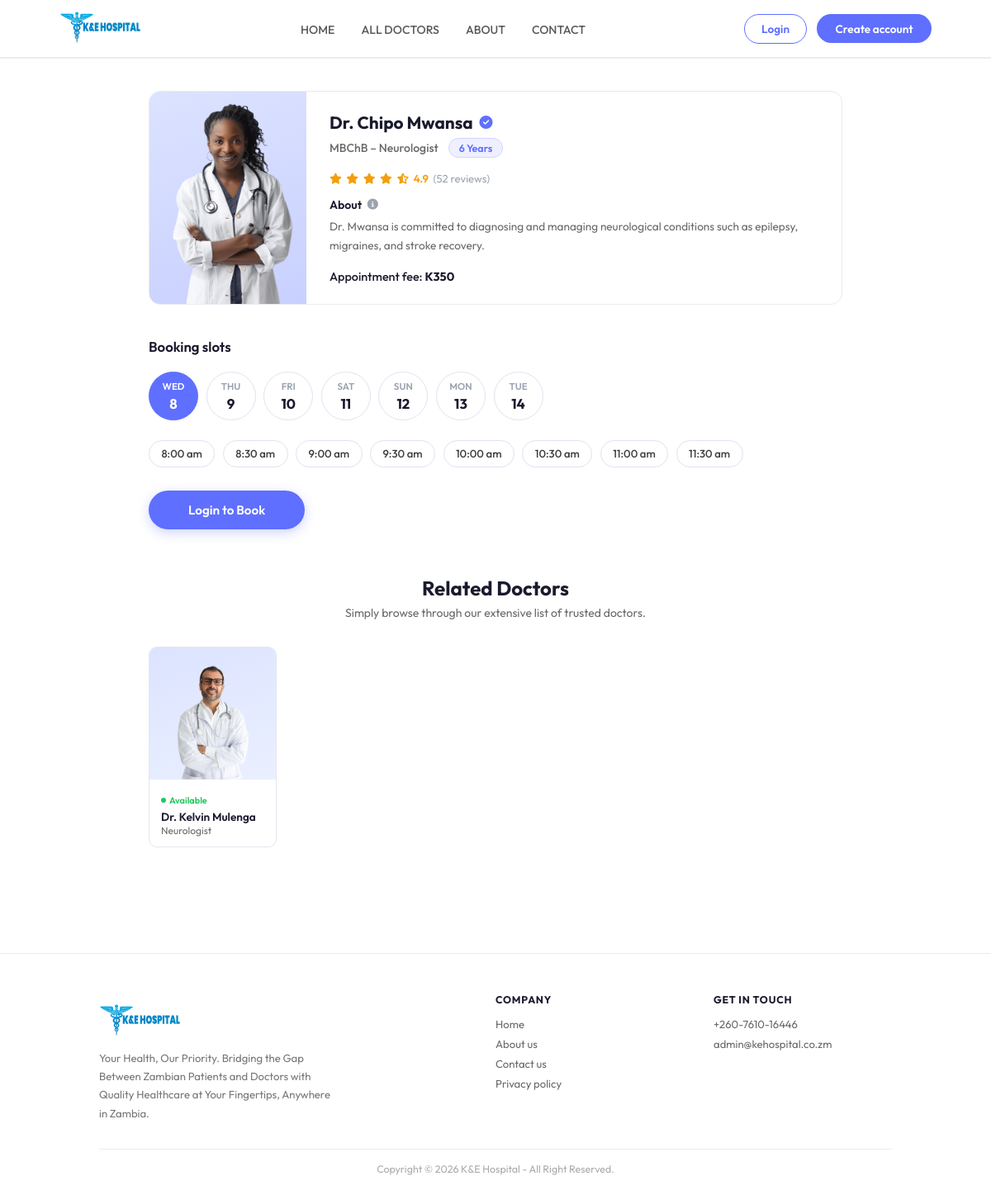
The page /frontend/appointment.php?doctor=doc5 on the database its author committed.
### tables this page shows
CREATE TABLE doctors (
    doctor_id VARCHAR(50) PRIMARY KEY,
    name VARCHAR(100) NOT NULL,
    email VARCHAR(100) UNIQUE,
    password VARCHAR(255),  
    profile_image VARCHAR(255) DEFAULT '/frontend/assets/upload_area.png',  
    image_path VARCHAR(255),  
    speciality VARCHAR(100) NOT NULL,
    degree VARCHAR(50) NOT NULL,
    experience VARCHAR(50) NOT NULL,
    about TEXT,
    fees DECIMAL(10, 2) NOT NULL,
    address_line1 VARCHAR(255),
    address_line2 VARCHAR(255),
    consultation_duration INT DEFAULT 30,  
    is_available BOOLEAN DEFAULT TRUE,
    rating DECIMAL(3,2) DEFAULT 0,  
    total_reviews INT DEFAULT 0,
    created_at TIMESTAMP DEFAULT CURRENT_TIMESTAMP,
    updated_at TIMESTAMP DEFAULT CURRENT_TIMESTAMP ON UPDATE CURRENT_TIMESTAMP,
    INDEX idx_speciality (speciality),
    INDEX idx_is_available (is_available),
    INDEX idx_rating (rating)
);

### frontend/appointment.php (the view, shortened to what this page needs)
<?php
$host     = 'localhost';
$dbname   = 'ke_hospital';
$username = 'root';
$password = '';
$is_logged_in  = isset($_SESSION['user_id']);
$doctor_id = isset($_GET['doctor']) ? trim($_GET['doctor']) : '';
$doctor          = array();
$related_doctors = array();
$booked_slots    = array();
$days = array();
for ($i = 0; $i < 7; $i++) {
    $ts      = strtotime('+' . $i . ' days');
    $days[]  = array(
        'ts'    => $ts,
        'day'   => strtoupper(date('D', $ts)),
        'num'   => date('j', $ts),
        'date'  => date('Y-m-d', $ts),
    );
}
$time_slots = array(
    '08:00' => '8:00 am',
    '08:30' => '8:30 am',
    '09:00' => '9:00 am',
    '09:30' => '9:30 am',
    '10:00' => '10:00 am',
    '10:30' => '10:30 am',
    '11:00' => '11:00 am',
    '11:30' => '11:30 am',
);
$selected_date = isset($_POST['selected_date']) ? $_POST['selected_date'] : $days[0]['date'];
$selected_time = isset($_POST['selected_time']) ? $_POST['selected_time'] : '';
try {
    $pdo = new PDO("mysql:host=$host;dbname=$dbname;charset=utf8", $username, $password);
    $pdo->setAttribute(PDO::ATTR_ERRMODE, PDO::ERRMODE_EXCEPTION);
    $pdo->setAttribute(PDO::ATTR_DEFAULT_FETCH_MODE, PDO::FETCH_ASSOC);
    $stmt = $pdo->prepare("SELECT * FROM doctors WHERE doctor_id = ?");
    $stmt->execute(array($doctor_id));
    $doctor = $stmt->fetch();
    $stmt3 = $pdo->prepare("
        SELECT doctor_id, name, speciality, profile_image, is_available
        FROM doctors
        WHERE speciality = ? AND doctor_id != ?
        ORDER BY rating DESC
        LIMIT 5
    ");
    $stmt3->execute(array($doctor['speciality'], $doctor_id));
    $related_doctors = $stmt3->fetchAll();
} catch (PDOException $e) {
    $error_message = 'Database error: ' . $e->getMessage();
    if (empty($doctor)) {
        $doctor = array(
            'doctor_id'    => $doctor_id,
            'name'         => 'Dr. Mwila Banda',
            'profile_image'=> 'assets/doc1.png',
            'speciality'   => 'General Physician',
            'degree'       => 'MBChB',
            'experience'   => '5 Years',
            'about'        => 'Dr. Banda provides comprehensive medical care, focusing on preventive health, chronic disease management, and family medicine.',
            'fees'         => 250,
            'address_line1'=> 'K&E-Hospital',
            'address_line2'=> 'Great East Road, Lusaka',
            'rating'       => 4.5,
            'total_reviews'=> 28,
            'is_available' => 1,
        );
    }
}
$doc_img = isset($doctor['profile_image']) ? $doctor['profile_image'] : '';
if (strpos($doc_img, '/') === 0) $doc_img = ltrim($doc_img, '/');
?>
<!DOCTYPE html>
<html lang="en">
<head>
<link rel="stylesheet" href="https://cdnjs.cloudflare.com/ajax/libs/font-awesome/6.5.0/css/all.min.css">
</head>
<body>
<?php require_once 'navbar.php'; ?>
<div class="page-wrap">
    <div class="doctor-card">
        <div class="doc-photo-col">
            <?php if ($doc_img): ?>
                <img
                    src="<?php echo htmlspecialchars($doc_img); ?>"
                    alt="<?php echo htmlspecialchars(isset($doctor['name']) ? $doctor['name'] : ''); ?>"
                    onerror="this.style.display='none';this.nextElementSibling.style.display='flex';">
            <?php else: ?>
                <div class="doc-photo-fallback"><i class="fas fa-user-doctor"></i></div>
            <?php endif; ?>
        </div>
        <div class="doc-info-col">
            <div class="doc-name-row">
                <span class="doc-name"><?php echo htmlspecialchars(isset($doctor['name']) ? $doctor['name'] : ''); ?></span>
                <i class="fas fa-circle-check verified-icon"></i>
            </div>
            <div class="doc-meta-row">
                <span class="doc-degree-spec">
                    <?php echo htmlspecialchars(isset($doctor['degree']) ? $doctor['degree'] : ''); ?>
                    &ndash;
                    <?php echo htmlspecialchars(isset($doctor['speciality']) ? $doctor['speciality'] : ''); ?>
                </span>
                <span class="exp-badge"><?php echo htmlspecialchars(isset($doctor['experience']) ? $doctor['experience'] : ''); ?></span>
            </div>
            <?php if (!empty($doctor['rating']) && $doctor['rating'] > 0): ?>
            <div class="rating-row">
                <?php for ($s = 1; $s <= 5; $s++): ?>
                    <?php if ($s <= floor($doctor['rating'])): ?>
                        <i class="fas fa-star"></i>
                    <?php elseif ($s - $doctor['rating'] < 1): ?>
                        <i class="fas fa-star-half-alt"></i>
                    <?php else: ?>
                        <i class="far fa-star"></i>
                    <?php endif; ?>
                <?php endfor; ?>
                <?php echo number_format($doctor['rating'], 1); ?>
                <span>(<?php echo intval($doctor['total_reviews']); ?> reviews)</span>
            </div>
            <?php endif; ?>
            <div class="about-label" style="margin-top:0.9rem;">
                About <i class="fas fa-circle-info"></i>
            </div>
            <p class="about-text"><?php echo htmlspecialchars(isset($doctor['about']) ? $doctor['about'] : ''); ?></p>
            <div class="fee-row">
                Appointment fee: <strong>K<?php echo number_format(isset($doctor['fees']) ? $doctor['fees'] : 0); ?></strong>
            </div>
        </div>
    </div>
    <div class="booking-section">
        <h2 class="booking-title">Booking slots</h2>
        <form method="POST" action="" id="bookingForm">
            <div class="day-picker">
                <?php foreach ($days as $day): ?>
                <button
                    type="button"
                    class="day-btn <?php echo $day['date'] === $selected_date ? 'active' : ''; ?>"
                    onclick="selectDay('<?php echo $day['date']; ?>', this)"
                >
                    <span class="day-abbr"><?php echo $day['day']; ?></span>
                    <span class="day-num"><?php echo $day['num']; ?></span>
                </button>
                <?php endforeach; ?>
            </div>
            <div class="time-picker" id="timePicker">
                <?php foreach ($time_slots as $val => $label):
                    $is_booked   = isset($booked_slots[$val]);
                    $cls = 'time-btn';
                ?>
                <button
                    type="button"
                    class="<?php echo $cls; ?>"
                    <?php echo $is_booked ? 'disabled title="Already booked"' : ''; ?>
                    onclick="selectTime('<?php echo $val; ?>', this)"
                >
                    <?php echo $label; ?>
                </button>
                <?php endforeach; ?>
            </div>
            <?php if ($is_logged_in): ?>
                <button type="submit" name="book_appointment" class="btn-book" id="bookBtn"
                        <?php echo empty($selected_time) ? 'disabled' : ''; ?>>
                    Book an appointment
                </button>
            <?php else: ?>
                <a href="login.php?redirect=<?php echo urlencode('appointment.php?doctor=' . $doctor_id); ?>" class="btn-book" style="display:inline-flex;">
                    Login to Book
                </a>
            <?php endif; ?>
        </form>
    </div>
    <?php if (!empty($related_doctors)): ?>
    <div class="related-section">
        <div class="related-header">
            <h2>Related Doctors</h2>
            <p>Simply browse through our extensive list of trusted doctors.</p>
        </div>
        <div class="related-grid">
            <?php foreach ($related_doctors as $rel):
                $rel_img = isset($rel['profile_image']) ? ltrim($rel['profile_image'], '/') : '';
                $rel_fallback = 'https://placehold.co/200x200/dce3ff/5f6fff?text=Dr';
            ?>
            <a href="appointment.php?doctor=<?php echo urlencode($rel['doctor_id']); ?>" class="rel-card">
                <div class="rel-img-wrap">
                    <?php if ($rel_img): ?>
                        <img
                            src="<?php echo htmlspecialchars($rel_img); ?>"
                            alt="<?php echo htmlspecialchars($rel['name']); ?>"
                            onerror="this.src='<?php echo $rel_fallback; ?>'">
                    <?php else: ?>
                        <div class="rel-img-fallback"><i class="fas fa-user-doctor"></i></div>
                    <?php endif; ?>
                </div>
                <div class="rel-body">
                    <?php if ($rel['is_available']): ?>
                    <div class="rel-avail">Available</div>
                    <?php endif; ?>
                    <div class="rel-name"><?php echo htmlspecialchars($rel['name']); ?></div>
                    <div class="rel-spec"><?php echo htmlspecialchars($rel['speciality']); ?></div>
                </div>
            </a>
            <?php endforeach; ?>
        </div>
    </div>
    <?php endif; ?>
</div>
<footer>
    <div class="footer-grid">
        <div>
            <div >
                <div ><img src="assets/logo.svg" width="100px" alt=""></div>
            </div>
            <p class="footer-desc">Your Health, Our Priority. Bridging the Gap Between Zambian Patients and Doctors with Quality Healthcare at Your Fingertips, Anywhere in Zambia.</p>
        </div>
        <div class="footer-col">
            <h4>Company</h4>
            <ul>
                <li><a href="index.php">Home</a></li>
                <li><a href="about.php">About us</a></li>
                <li><a href="contact.php">Contact us</a></li>
                <li><a href="privacy.php">Privacy policy</a></li>
            </ul>
        </div>
        <div class="footer-col">
            <h4>Get In Touch</h4>
            <ul>
                <li>+260-7610-16446</li>
                <li>admin@kehospital.co.zm</li>
            </ul>
        </div>
    </div>
    <div class="footer-bottom">
        Copyright &copy; <?php echo date('Y'); ?> K&amp;E Hospital - All Right Reserved.
    </div>
</footer>
</body>
</html>

### rows shown on the page
doctors: profile_image (picture), name "Dr. Chipo Mwansa", degree "MBChB", speciality "Neurologist", experience "6 Years", rating "4.9", total_reviews "52", about "Dr. Mwansa is committed to diagnosing and managing neurological conditions such as epilepsy, migraines, and stroke recovery.", fees "350"
doctors: profile_image (picture), is_available "Available", name "Dr. Kelvin Mulenga", speciality "Neurologist"

### other values the page prints
$day['day'] "WED"
$day['num'] "8"
$day['day'] "THU"
$day['num'] "9"
$day['day'] "FRI"
$day['num'] "10"
$day['day'] "SAT"
$day['num'] "11"
$day['day'] "SUN"
$day['num'] "12"
$day['day'] "MON"
$day['num'] "13"
$day['day'] "TUE"
$day['num'] "14"
$label "8:00 am"
